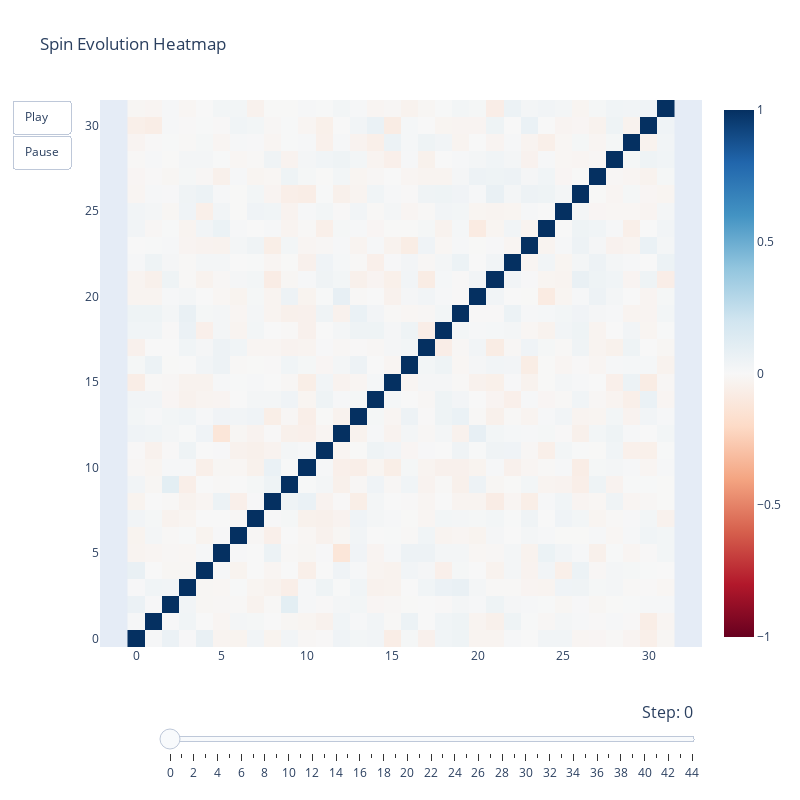

Notebook cell for this chart:
### Code cell
plot_spin_evolution(results["overlap_evolution"][:, -1, :, :], 51)

### Figure 1 — Plotly figure (JSON) as saved in the notebook; plotly's stock layout.template omitted (floating-point values rounded to 4 significant figures; data arrays with more than 128 entries replaced by an {"elided": "..."} marker saying what was removed)
{"data": [{"colorscale": [[0, "rgb(103,0,31)"], [0.1, "rgb(178,24,43)"], [0.2, "rgb(214,96,77)"], [0.3, "rgb(244,165,130)"], [0.4, "rgb(253,219,199)"], [0.5, "rgb(247,247,247)"], [0.6, "rgb(209,229,240)"], [0.7, "rgb(146,197,222)"], [0.8, "rgb(67,147,195)"], [0.9, "rgb(33,102,172)"], [1, "rgb(5,48,97)"]], "type": "heatmap", "z": {"elided": "32x32 float values"}, "zmax": 1, "zmin": -1}], "layout": {"height": 800, "sliders": [{"active": 0, "currentvalue": {"font": {"size": 16}, "prefix": "Step: ", "visible": true, "xanchor": "right"}, "len": 0.9, "pad": {"b": 10, "t": 50}, "steps": [{"args": [["0"], {"frame": {"duration": 0, "redraw": true}, "mode": "immediate", "transition": {"duration": 0}}], "label": "0", "method": "animate"}, {"args": [["1"], {"frame": {"duration": 0, "redraw": true}, "mode": "immediate", "transition": {"duration": 0}}], "label": "1", "method": "animate"}, {"args": [["2"], {"frame": {"duration": 0, "redraw": true}, "mode": "immediate", "transition": {"duration": 0}}], "label": "2", "method": "animate"}, {"args": [["3"], {"frame": {"duration": 0, "redraw": true}, "mode": "immediate", "transition": {"duration": 0}}], "label": "3", "method": "animate"}, {"args": [["4"], {"frame": {"duration": 0, "redraw": true}, "mode": "immediate", "transition": {"duration": 0}}], "label": "4", "method": "animate"}, {"args": [["5"], {"frame": {"duration": 0, "redraw": true}, "mode": "immediate", "transition": {"duration": 0}}], "label": "5", "method": "animate"}, {"args": [["6"], {"frame": {"duration": 0, "redraw": true}, "mode": "immediate", "transition": {"duration": 0}}], "label": "6", "method": "animate"}, {"args": [["7"], {"frame": {"duration": 0, "redraw": true}, "mode": "immediate", "transition": {"duration": 0}}], "label": "7", "method": "animate"}, {"args": [["8"], {"frame": {"duration": 0, "redraw": true}, "mode": "immediate", "transition": {"duration": 0}}], "label": "8", "method": "animate"}, {"args": [["9"], {"frame": {"duration": 0, "redraw": true}, "mode": "immediate", "transition": {"duration": 0}}], "label": "9", "method": "animate"}, {"args": [["10"], {"frame": {"duration": 0, "redraw": true}, "mode": "immediate", "transition": {"duration": 0}}], "label": "10", "method": "animate"}, {"args": [["11"], {"frame": {"duration": 0, "redraw": true}, "mode": "immediate", "transition": {"duration": 0}}], "label": "11", "method": "animate"}, {"args": [["12"], {"frame": {"duration": 0, "redraw": true}, "mode": "immediate", "transition": {"duration": 0}}], "label": "12", "method": "animate"}, {"args": [["13"], {"frame": {"duration": 0, "redraw": true}, "mode": "immediate", "transition": {"duration": 0}}], "label": "13", "method": "animate"}, {"args": [["14"], {"frame": {"duration": 0, "redraw": true}, "mode": "immediate", "transition": {"duration": 0}}], "label": "14", "method": "animate"}, {"args": [["15"], {"frame": {"duration": 0, "redraw": true}, "mode": "immediate", "transition": {"duration": 0}}], "label": "15", "method": "animate"}, {"args": [["16"], {"frame": {"duration": 0, "redraw": true}, "mode": "immediate", "transition": {"duration": 0}}], "label": "16", "method": "animate"}, {"args": [["17"], {"frame": {"duration": 0, "redraw": true}, "mode": "immediate", "transition": {"duration": 0}}], "label": "17", "method": "animate"}, {"args": [["18"], {"frame": {"duration": 0, "redraw": true}, "mode": "immediate", "transition": {"duration": 0}}], "label": "18", "method": "animate"}, {"args": [["19"], {"frame": {"duration": 0, "redraw": true}, "mode": "immediate", "transition": {"duration": 0}}], "label": "19", "method": "animate"}, {"args": [["20"], {"frame": {"duration": 0, "redraw": true}, "mode": "immediate", "transition": {"duration": 0}}], "label": "20", "method": "animate"}, {"args": [["21"], {"frame": {"duration": 0, "redraw": true}, "mode": "immediate", "transition": {"duration": 0}}], "label": "21", "method": "animate"}, {"args": [["22"], {"frame": {"duration": 0, "redraw": true}, "mode": "immediate", "transition": {"duration": 0}}], "label": "22", "method": "animate"}, {"args": [["23"], {"frame": {"duration": 0, "redraw": true}, "mode": "immediate", "transition": {"duration": 0}}], "label": "23", "method": "animate"}, {"args": [["24"], {"frame": {"duration": 0, "redraw": true}, "mode": "immediate", "transition": {"duration": 0}}], "label": "24", "method": "animate"}, {"args": [["25"], {"frame": {"duration": 0, "redraw": true}, "mode": "immediate", "transition": {"duration": 0}}], "label": "25", "method": "animate"}, {"args": [["26"], {"frame": {"duration": 0, "redraw": true}, "mode": "immediate", "transition": {"duration": 0}}], "label": "26", "method": "animate"}, {"args": [["27"], {"frame": {"duration": 0, "redraw": true}, "mode": "immediate", "transition": {"duration": 0}}], "label": "27", "method": "animate"}, {"args": [["28"], {"frame": {"duration": 0, "redraw": true}, "mode": "immediate", "transition": {"duration": 0}}], "label": "28", "method": "animate"}, {"args": [["29"], {"frame": {"duration": 0, "redraw": true}, "mode": "immediate", "transition": {"duration": 0}}], "label": "29", "method": "animate"}, {"args": [["30"], {"frame": {"duration": 0, "redraw": true}, "mode": "immediate", "transition": {"duration": 0}}], "label": "30", "method": "animate"}, {"args": [["31"], {"frame": {"duration": 0, "redraw": true}, "mode": "immediate", "transition": {"duration": 0}}], "label": "31", "method": "animate"}, {"args": [["32"], {"frame": {"duration": 0, "redraw": true}, "mode": "immediate", "transition": {"duration": 0}}], "label": "32", "method": "animate"}, {"args": [["33"], {"frame": {"duration": 0, "redraw": true}, "mode": "immediate", "transition": {"duration": 0}}], "label": "33", "method": "animate"}, {"args": [["34"], {"frame": {"duration": 0, "redraw": true}, "mode": "immediate", "transition": {"duration": 0}}], "label": "34", "method": "animate"}, {"args": [["35"], {"frame": {"duration": 0, "redraw": true}, "mode": "immediate", "transition": {"duration": 0}}], "label": "35", "method": "animate"}, {"args": [["36"], {"frame": {"duration": 0, "redraw": true}, "mode": "immediate", "transition": {"duration": 0}}], "label": "36", "method": "animate"}, {"args": [["37"], {"frame": {"duration": 0, "redraw": true}, "mode": "immediate", "transition": {"duration": 0}}], "label": "37", "method": "animate"}, {"args": [["38"], {"frame": {"duration": 0, "redraw": true}, "mode": "immediate", "transition": {"duration": 0}}], "label": "38", "method": "animate"}, {"args": [["39"], {"frame": {"duration": 0, "redraw": true}, "mode": "immediate", "transition": {"duration": 0}}], "label": "39", "method": "animate"}, {"args": [["40"], {"frame": {"duration": 0, "redraw": true}, "mode": "immediate", "transition": {"duration": 0}}], "label": "40", "method": "animate"}, {"args": [["41"], {"frame": {"duration": 0, "redraw": true}, "mode": "immediate", "transition": {"duration": 0}}], "label": "41", "method": "animate"}, {"args": [["42"], {"frame": {"duration": 0, "redraw": true}, "mode": "immediate", "transition": {"duration": 0}}], "label": "42", "method": "animate"}, {"args": [["43"], {"frame": {"duration": 0, "redraw": true}, "mode": "immediate", "transition": {"duration": 0}}], "label": "43", "method": "animate"}, {"args": [["44"], {"frame": {"duration": 0, "redraw": true}, "mode": "immediate", "transition": {"duration": 0}}], "label": "44", "method": "animate"}], "transition": {"duration": 0}, "x": 0.1, "xanchor": "left", "y": 0, "yanchor": "top"}], "title": {"text": "Spin Evolution Heatmap"}, "updatemenus": [{"buttons": [{"args": [null, {"frame": {"duration": 50, "redraw": true}, "fromcurrent": true, "transition": {"duration": 0}}], "label": "Play", "method": "animate"}, {"args": [[null], {"frame": {"duration": 0, "redraw": false}, "mode": "immediate", "transition": {"duration": 0}}], "label": "Pause", "method": "animate"}], "showactive": false, "type": "buttons"}], "width": 800, "xaxis": {"showgrid": false, "zeroline": false}, "yaxis": {"scaleanchor": "x", "showgrid": false, "zeroline": false}}}
